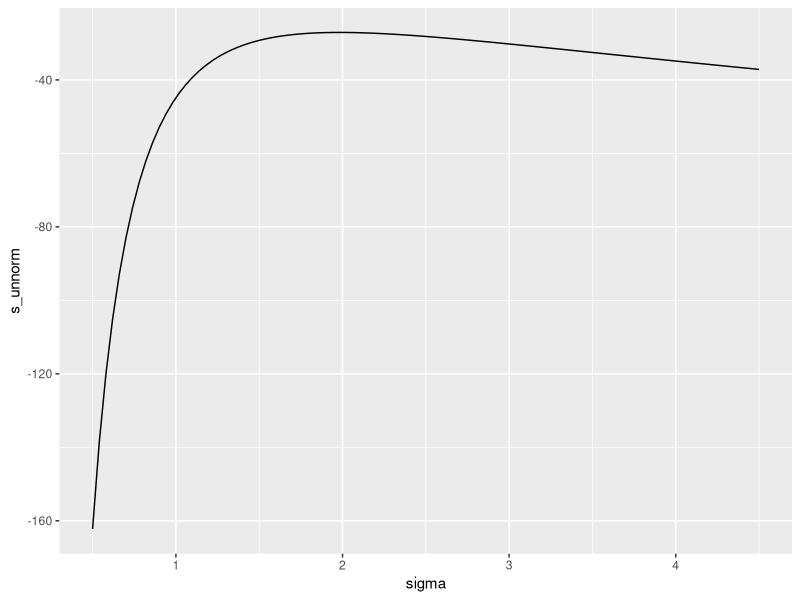
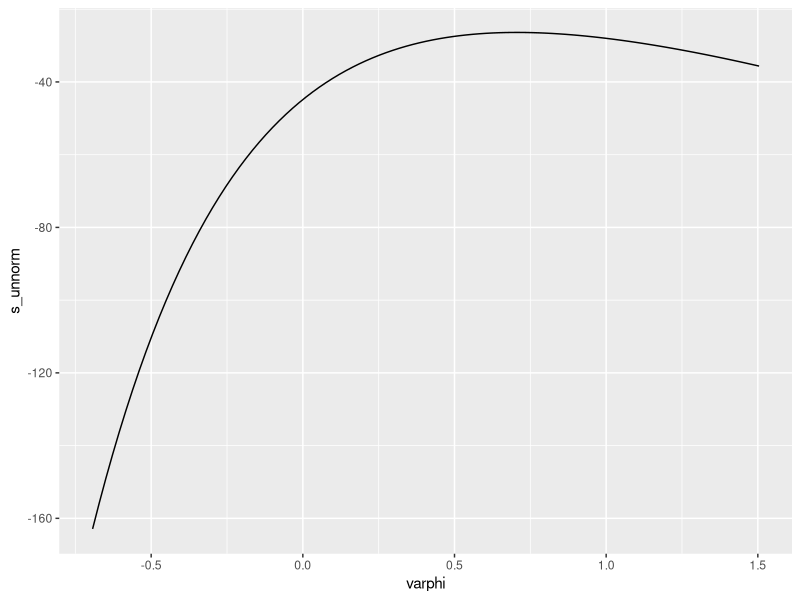
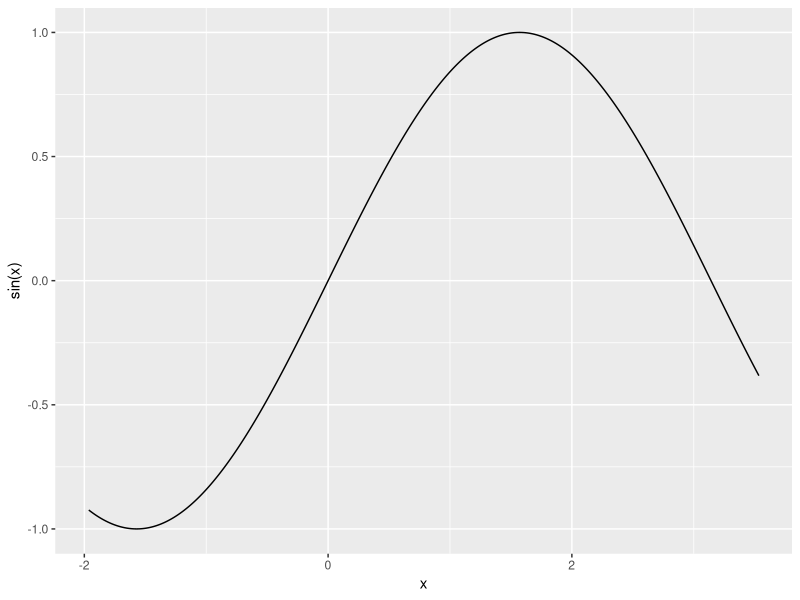
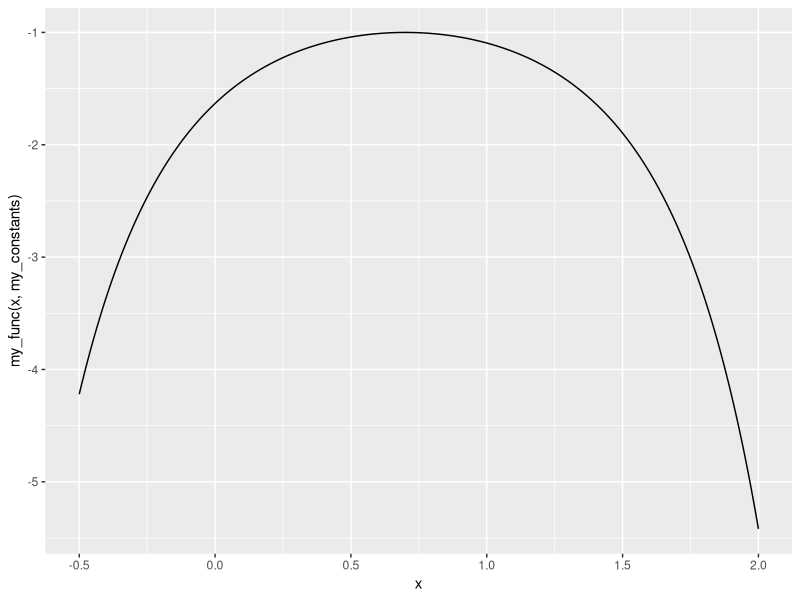
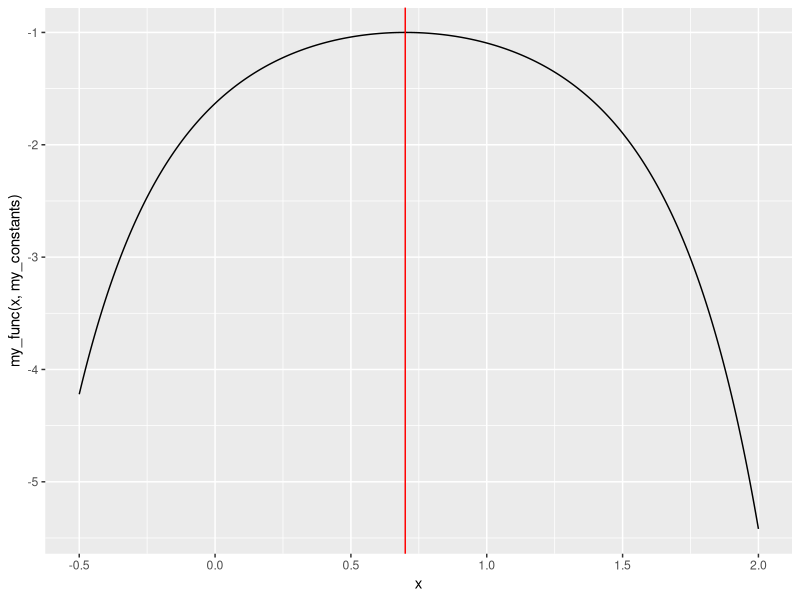
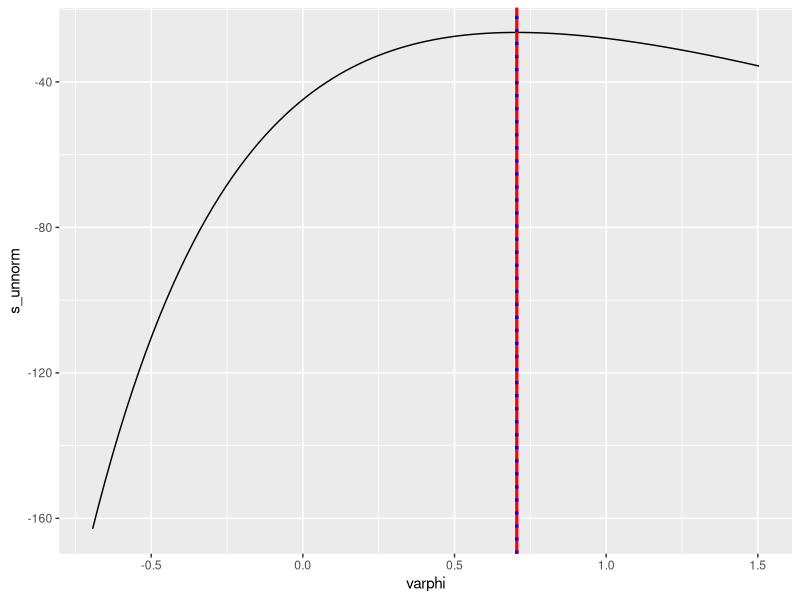

The R script that drew these images, in order:
## ---- chunk 1
knitr::opts_chunk$set(echo = TRUE)
## ---- chunk 2
library(tidyverse)
## ---- chunk 3
N <- 21
v <- 4.2
## ---- chunk 4
### set input arguments !!!
log_post_sigma_unnorm <- function(sigma, N, v, lambda)
{
  # your code here
  - sigma * lambda - (N*v)/(2 * sigma * sigma) - N * log(sigma)
}
## ---- chunk 5
tibble::tibble(
  sigma =  seq(0.5, 4.5, length.out = 101)
) %>% 
  mutate(s_unnorm = log_post_sigma_unnorm(sigma,N,v,0.75)) %>%
  ggplot(mapping = aes(x = sigma, y = s_unnorm)) +
  geom_line()
## ---- chunk 6
### set the input arguments !!!
log_post_varphi_unnorm <- function(varphi, N, v, lambda)
{
  # back-calculate sigma given varphi
  sigma <- exp(varphi)
  
  # calculate the unnormalized log-posterior on sigma
  log_post <- log_post_sigma_unnorm(sigma, N, v, lambda)
  
  # account for the derivative adjustment
  log_post + varphi
  
}
## ---- chunk 7
tibble::tibble(
  varphi =  seq(log(0.5), log(4.5), length.out = 101)
) %>% 
  mutate(s_unnorm = log_post_varphi_unnorm(varphi,N,v,0.75)) %>%
  ggplot(mapping = aes(x = varphi, y = s_unnorm)) +
  geom_line()
## ---- chunk 8
tibble::tibble(
  x = seq(-5*pi/8, 9*pi/8, length.out = 1001)
) %>% 
  ggplot(mapping = aes(x = x, y = sin(x))) + 
  geom_line()
## ---- chunk 9
?optim
## ---- chunk 10
opt_sine_01 <- optim( par = 0,
                      fn = sin,
                     gr = NULL,
                     method = 'Brent',
                     lower = -5*pi/8, upper = 9*pi/8,
                     hessian = TRUE,
                     control = list(fnscale = -1))
opt_sine_01
## ---- chunk 11
opt_sine_02 <- optim( 3,
                      sin,
                     gr = NULL,
                     method = 'Brent',
                     lower = -5*pi/8, upper = 9*pi/8,
                     hessian = TRUE,
                     control = list(fnscale = -1))
opt_sine_02
## ---- chunk 12
my_func <- function(x, constants)
{
  ### 
  -exp((x-constants$a)^constants$m)
}

my_constants <- list(a = 0.7, m = 2)
## ---- chunk 13
tibble::tibble(
  x = seq(-0.5, 2, length.out = 501)
) %>% 
  ggplot(mapping = aes(x = x, 
                       y = my_func(x, my_constants))) +
  geom_line()
## ---- chunk 14
opt_result <- optim( 1.75,
                     my_func,
                     gr = NULL,
                     my_constants,
                     method = 'Brent',
                     lower = -0.5, upper = 2,
                     hessian = TRUE,
                     control = list(fnscale = -1))

opt_result
## ---- chunk 15
tibble::tibble(
  x = seq(-0.5, 2, length.out = 501)
) %>% 
  ggplot(mapping = aes(x = x, 
                       y = my_func(x, my_constants))) +
  geom_line() +
  geom_vline(xintercept = opt_result$par, color = 'red')
## ---- chunk 16
varphi_opt_a <- optim( -0.5,
                     log_post_varphi_unnorm,
                     gr = NULL,
                     N,
                     v,
                     0.75,
                     method = 'BFGS',
                     lower = 0.5, upper = 4.5,
                     hessian = TRUE,
                     control = list(fnscale = -1))
varphi_opt_a
## ---- chunk 17
varphi_opt_b <- optim( 1.35,
                     log_post_varphi_unnorm,
                     gr = NULL,
                     N,
                     v,
                     0.75,
                     method = 'BFGS',
                     lower = 0.5, upper = 4.5,
                     hessian = TRUE,
                     control = list(fnscale = -1))
varphi_opt_b
## ---- chunk 18
tibble::tibble(
  varphi =  seq(log(0.5), log(4.5), length.out = 101)
) %>% 
  mutate(s_unnorm = log_post_varphi_unnorm(varphi,N,v,0.75)) %>%
  ggplot(mapping = aes(x = varphi, y = s_unnorm)) +
  geom_line() +
  geom_vline(color = 'red', xintercept = varphi_opt_a$par, size = 1.1) +
  geom_vline(color = 'blue', xintercept = varphi_opt_b$par, linetype = 'dotted', size = 1.1) 
